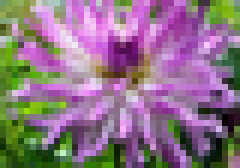
#> input picture Anul III/Semestrul I/CAVA/laborator/Laborator 2+3/Tema 1 Solutie/data/colectie/12.png, 40 x 28 px, given in place of ferrari.jpeg, which was not available (shown 6 times larger)
$ python run_project.py
#> lines starting #> are read from the running program, lines starting #| are printed output that depends on the picture; after the words box and inside, x2 and y2 are one past the last pixel; in counts of white or black regions, pixels touching at a corner belong together; pictures that were not available may be replaced by others from this repository, and a replacement may not be noted
### Anul III/Semestrul I/CAVA/laborator/Laborator 2+3/Tema 1 Solutie/cod/parameters.py
import cv2 as cv


# In aceasta clasa vom stoca detalii legate de algoritm si de imaginea pe care este aplicat.
class Parameters:

    def __init__(self, image_path):
#> called with image_path = './../data/imaginiTest/ferrari.jpeg'
        self.image_path = image_path
        self.image = cv.imread(image_path)
#> self.image is the input picture: shape (28, 40, 3); mean B, G, R 133.7, 115.4, 141.7
        if self.image is None:
            print('%s is not valid' % image_path)
            exit(-1)

        self.image_resized = None
        self.small_images_dir = './../data/colectie/'
        self.image_type = 'png'
        self.num_pieces_horizontal = 100
        self.num_pieces_vertical = None
        self.show_small_images = False
        self.layout = 'caroiaj'
        self.criterion = 'aleator'
        self.hexagon = False
        self.small_images = None

### Anul III/Semestrul I/CAVA/laborator/Laborator 2+3/Tema 1 Solutie/cod/build_mosaic.py
import os
import cv2 as cv
import numpy as np
import matplotlib.pyplot as plt
import pdb

from add_pieces_mosaic import *
from parameters import *


def load_pieces(params: Parameters):
    # citeste toate cele N piese folosite la mozaic din directorul corespunzator
    # toate cele N imagini au aceeasi dimensiune H x W x C, unde:
    # H = inaltime, W = latime, C = nr canale (C=1  gri, C=3 color)
    # functia intoarce pieseMozaic = matrice N x H x W x C in params
    # pieseMoziac[i, :, :, :] reprezinta piesa numarul i

    files=os.listdir(params.small_images_dir)
    images=[]
    for file in files:
        if file[-3:] == params.image_type:
            img=cv.imread(os.path.join(params.small_images_dir,file))
            images.append(img)
    # citeste imaginile din director

    if params.show_small_images:
        for i in range(10):
            for j in range(10):
                plt.subplot(10, 10, i * 10 + j + 1)
                # OpenCV reads images in BGR format, matplotlib reads images in RBG format
                im = images[i * 10 + j].copy()
                # BGR to RGB, swap the channels
                im = im[:, :, [2, 1, 0]]
                plt.imshow(im)
        plt.show()

    params.small_images = np.array(images)


def compute_dimensions(params: Parameters):
    # calculeaza dimensiunile mozaicului
    # obtine si imaginea de referinta redimensionata avand aceleasi dimensiuni
    # ca mozaicul

    # completati codul
    # TODO: sterge
    hs, ws, _ = params.small_images[0].shape
#> hs = 28; ws = 40
    h, w, _ = params.image.shape
#> h = 28; w = 40

    # calculeaza automat numarul de piese pe verticala
    params.num_pieces_vertical=np.int32(np.round(h*params.num_pieces_horizontal*ws)/(hs*w))
#> params.num_pieces_vertical = 80

    # redimensioneaza imaginea
    new_h=hs*params.num_pieces_vertical
#> new_h = 2240
    new_w=ws*params.num_pieces_horizontal
#> new_w = 3200
    params.image_resized=cv.resize(params.image,(new_w,new_h))


def build_mosaic(params: Parameters):
    # incarcam imaginile din care vom forma mozaicul
    load_pieces(params)
    # calculeaza dimensiunea mozaicului
    compute_dimensions(params)

    img_mosaic = None
    if params.layout == 'caroiaj':
        if params.hexagon is True:
            img_mosaic = add_pieces_hexagon(params)
        else:
            img_mosaic = add_pieces_grid(params)
    elif params.layout == 'aleator':
        img_mosaic = add_pieces_random(params)
    else:
        print('Wrong option!')
        exit(-1)

    return img_mosaic

### Anul III/Semestrul I/CAVA/laborator/Laborator 2+3/Tema 1 Solutie/cod/add_pieces_mosaic.py
from parameters import *
import numpy as np
import pdb
import timeit

def get_mask_hexagon(H,W):

#> called with H = 28, W = 40
    ind_start=int(np.floor(W/3))
#> ind_start = 13
    ind_end=int(np.ceil(2*W/3))
#> ind_end = 27
    ind_mj=H//2
#> ind_mj = 14
    mask=np.zeros((H,W,1))

    for i in range(ind_mj):
        for j in range(max(0,ind_start),min(ind_end,W)):
            mask[i,j]=1
            mask[H-i-1,j]=1
        ind_start-=1
        ind_end+=1
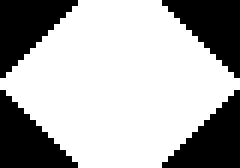
#> mask: shape (28, 40, 1) float64 (shown 6 times larger); values 0 (black) and 1 (white), 67.5% white; 4 black regions, box (x1, y1, x2, y2) and area: (0, 0, 13, 13) 91, (27, 0, 40, 13) 91, (0, 15, 13, 28) 91, (27, 15, 40, 28) 91
#> after the loop, ind_end = 41; ind_start = -1

    return mask
def get_mean_color_small_images(params:Parameters,c):
#> called with c = 3
    N,H,W,C=params.small_images.shape
#> N = 1; H = 28; W = 40
    mean_color_pieces=np.zeros((N,c))
    for i in range(N):
        current_image=params.small_images[i].copy()
        for ch in range(c):
            mean_color_pieces[i,ch]=np.float32(current_image[:,:,ch].mean())
#> after the loop, mean_color_pieces = [[133.7, 115.4, 141.7]]
    return mean_color_pieces
def get_sorted_distances(mean_color_patch,mean_color_pieces):
    dist=np.sum((mean_color_pieces-mean_color_patch)**2,axis=1)
    return np.argsort(dist)
# [68 lines left out: functions add_pieces_grid, add_pieces_random, not called in this run]

def add_pieces_hexagon(params: Parameters):
    start_time = timeit.default_timer()
    N, H, W, C = params.small_images.shape
    h, w, c = params.image_resized.shape
    mask=get_mask_hexagon(H,W)
    mean_color_pieces=get_mean_color_small_images(params,c)
#> mean_color_pieces = [[133.7, 115.4, 141.7]]
    bigger_image=np.zeros((h+2*H,w+2*W,c),np.uint8)
    bigger_image[H:-H,W:-W,:]=params.image_resized.copy()
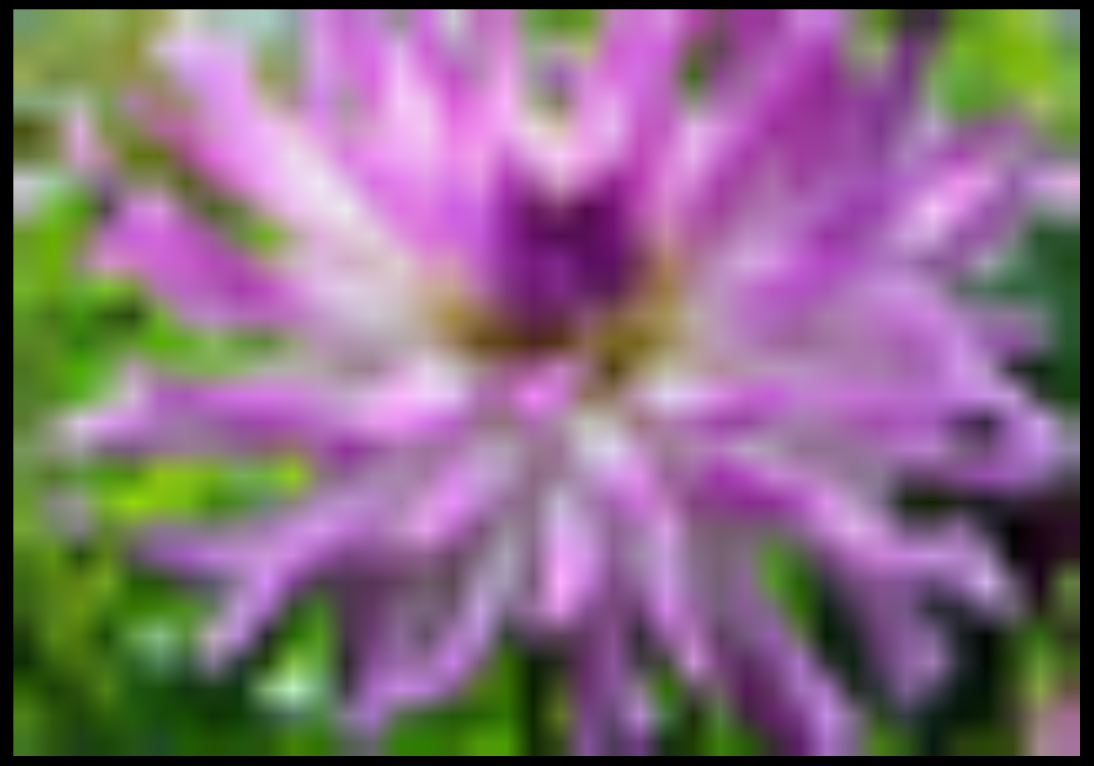
#> bigger_image: shape (2296, 3280, 3) (shown at 1/3 size); mean B, G, R 127.2, 109.7, 134.7
    img_mosaic=np.zeros(bigger_image.shape,np.uint8)
    for i in range(H//2,bigger_image.shape[0]-H,H):
        for j in range(0,bigger_image.shape[1]-W,W+W//3):
            patch=bigger_image[i:i+H,j:j+W,:]
            mean_color_patch=np.mean(patch,axis=(0,1))
            sorted_indices=get_sorted_distances(mean_color_patch,mean_color_pieces)
            index=sorted_indices[0]
            img_mosaic[i:i+H,j:j+W,:]=img_mosaic[i:i+H,j:j+W,:]*(1-mask)+mask*params.small_images[index]
#> this loop made 81 passes
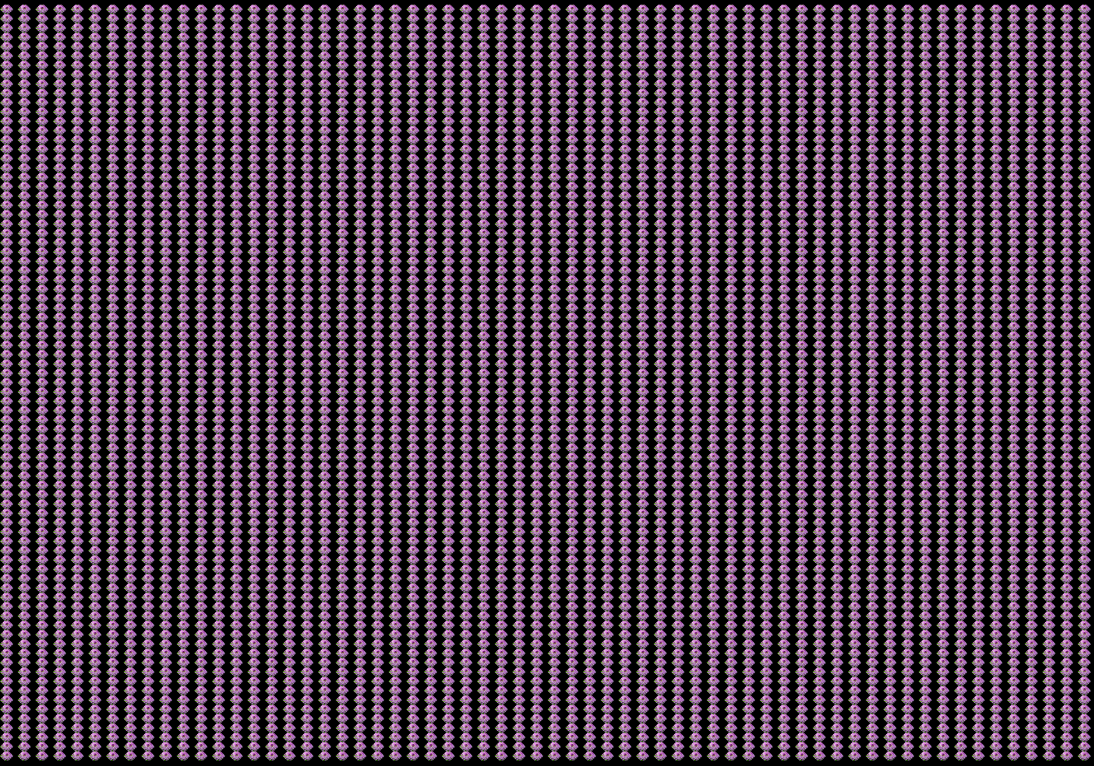
#> img_mosaic: shape (2296, 3280, 3) (shown at 1/3 size); mean B, G, R 77.2, 58.8, 79.1
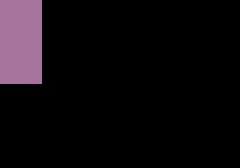
#> patch: shape (28, 40, 3) (shown 6 times larger); mean B, G, R 13.8, 10.1, 14.4
    for i in range(0,bigger_image.shape[0]-H,H):
        for j in range(2*W//3,bigger_image.shape[1]-W-W//3,W+W//3):
            patch = bigger_image[i:i + H, j:j + W, :]
            mean_color_patch = np.mean(patch, axis=(0, 1))
            sorted_indices = get_sorted_distances(mean_color_patch, mean_color_pieces)
            index = sorted_indices[0]
            img_mosaic[i:i + H, j:j + W, :] = img_mosaic[i:i + H, j:j + W, :] * (1 - mask) + mask * params.small_images[index]
#> this loop made 81 passes
#> i on passes 2 to 13: 28, 56, 84, 112, 140, 168, 196, 224, 252, 280, 308, 336
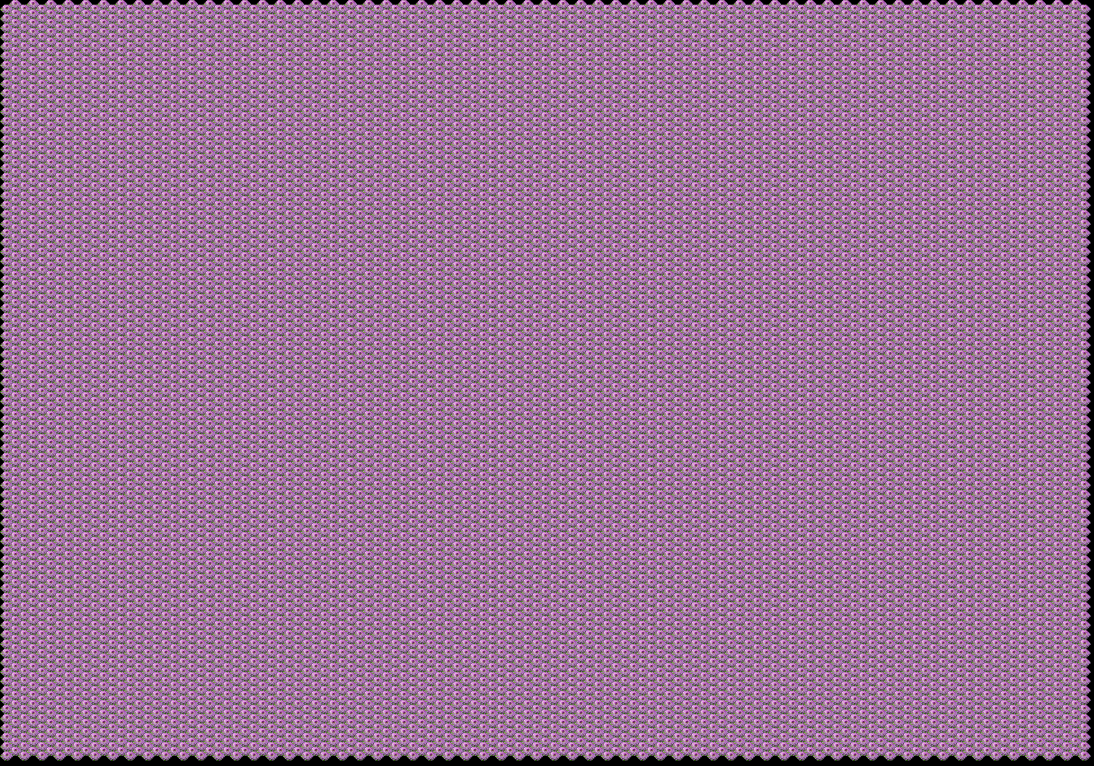
#> img_mosaic: shape (2296, 3280, 3) (shown at 1/3 size); mean B, G, R 150.8, 115.1, 154.6
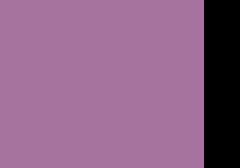
#> patch: shape (28, 40, 3) (shown 6 times larger); mean B, G, R 134.3, 97.8, 140.2

    img_mosaic=img_mosaic[H:-H,W:-W,:]
#> img_mosaic: shape (2240, 3200, 3)

    end_time = timeit.default_timer()
    print('running time:', (end_time - start_time), 's')
    return img_mosaic

### Anul III/Semestrul I/CAVA/laborator/Laborator 2+3/Tema 1 Solutie/cod/run_project.py
"""
    PROIECT MOZAIC
"""

# Parametrii algoritmului sunt definiti in clasa Parameters.
from parameters import *
from build_mosaic import *

# numele imaginii care va fi transformata in mozaic
image_path = './../data/imaginiTest/ferrari.jpeg'
params = Parameters(image_path)

# directorul cu imagini folosite pentru realizarea mozaicului
params.small_images_dir = './../data/colectie/'
#params.small_images_dir = './../data/set1'
# tipul imaginilor din director
params.image_type = 'png'
# numarul de piese ale mozaicului pe orizontala
# pe verticala vor fi calcultate dinamic a.i sa se pastreze raportul
params.num_pieces_horizontal = 80
# afiseaza piesele de mozaic dupa citirea lor
params.show_small_images = False
# modul de aranjarea a pieselor mozaicului
# optiuni: 'aleator', 'caroiaj'
params.layout = 'caroiaj'
# criteriul dupa care se realizeaza mozaicul
# optiuni: 'aleator', 'distantaCuloareMedie'
params.criterion = 'distantaCuloareMedie'
# daca params.layout == 'caroiaj', sa se foloseasca piese hexagonale
params.hexagon = True
img_mosaic = build_mosaic(params)
img_mosaic=cv.resize(img_mosaic,(1000,657))
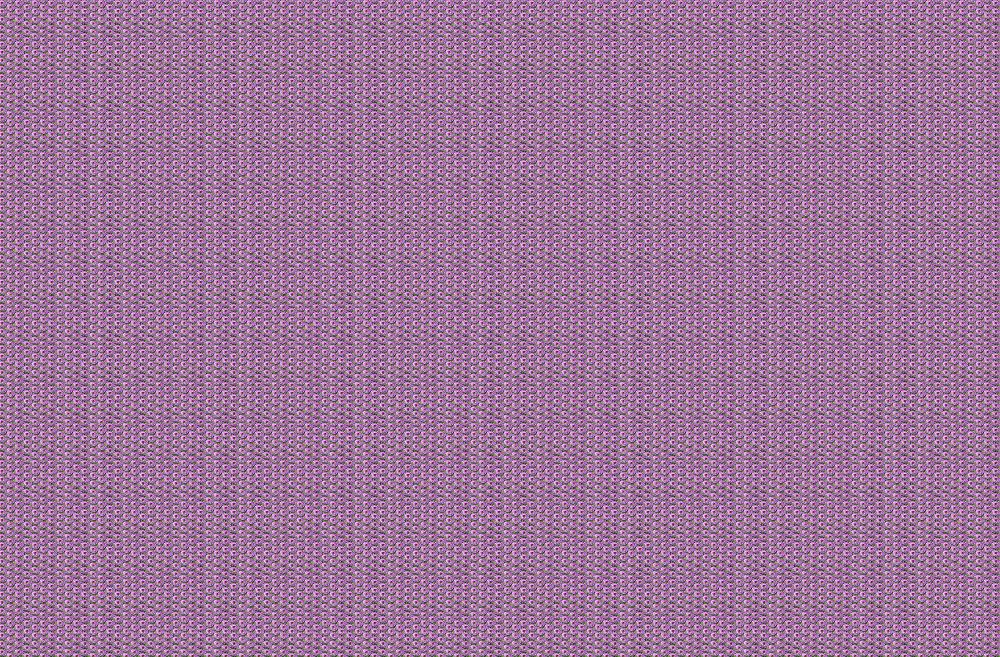
#> img_mosaic: shape (657, 1000, 3); mean B, G, R 153.4, 117.1, 157.3
cv.imshow('image', img_mosaic)
cv.waitKey(0)
cv.imwrite('test.png', img_mosaic)
#cv.imwrite('mozaic.png', img_mosaic)

$ run again, on Anul III/Semestrul I/CAVA/laborator/Laborator 4+5/Tema 2/data/lac.jpg
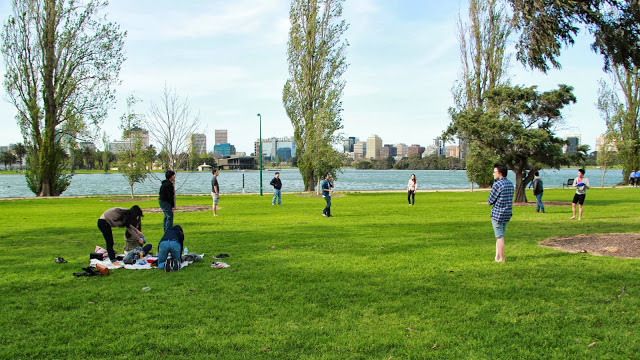
#> input picture Anul III/Semestrul I/CAVA/laborator/Laborator 4+5/Tema 2/data/lac.jpg, 640 x 360 px, given in place of ferrari.jpeg, which was not available
#> in __init__, self.image is the input picture: shape (360, 640, 3); mean B, G, R 108.5, 155.5, 133.1
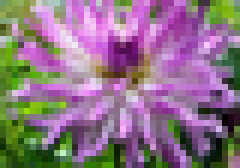
#> input picture Anul III/Semestrul I/CAVA/laborator/Laborator 2+3/Tema 1 Solutie/data/colectie/12.png, 40 x 28 px (shown 6 times larger)
#> in load_pieces, img is the input picture: shape (28, 40, 3); mean B, G, R 133.7, 115.4, 141.7
#> after the loop in get_mean_color_small_images, `for i in range(N):`: mean_color_pieces = [[133.7, 115.4, 141.7]]
#> the loop in add_pieces_hexagon, `for i in range(H//2,bigger_image.shape[0]-H,H):` made 65 passes
#> the loop in add_pieces_hexagon, `for i in range(0,bigger_image.shape[0]-H,H):` made 65 passes
#> i on passes 2 to 9: 28, 56, 84, 112, 140, 168, 196, 224
#> `img_mosaic=cv.resize(img_mosaic,(1000,657))`:
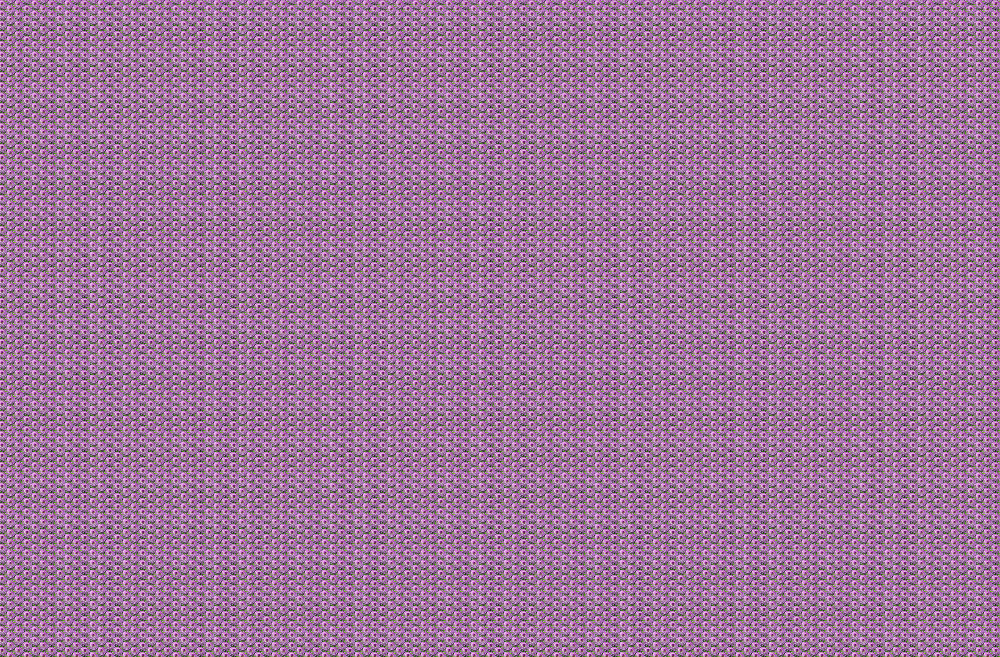
#> img_mosaic: shape (657, 1000, 3); mean B, G, R 153.4, 117.1, 157.3

$ run again, on Anul III/Semestrul I/CAVA/laborator/Laborator 4+5/Tema 2/data/praga.jpg
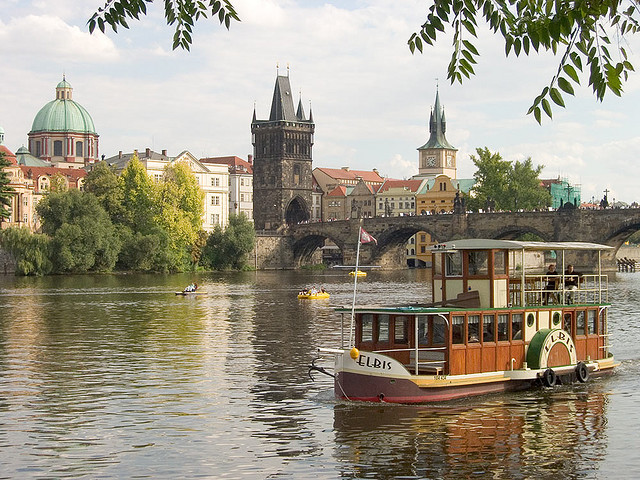
#> input picture Anul III/Semestrul I/CAVA/laborator/Laborator 4+5/Tema 2/data/praga.jpg, 640 x 480 px, given in place of ferrari.jpeg, which was not available
#> in __init__, self.image is the input picture: shape (480, 640, 3); mean B, G, R 132.7, 149.6, 156.6
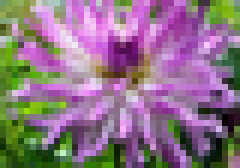
#> input picture Anul III/Semestrul I/CAVA/laborator/Laborator 2+3/Tema 1 Solutie/data/colectie/12.png, 40 x 28 px (shown 6 times larger)
#> in load_pieces, img is the input picture: shape (28, 40, 3); mean B, G, R 133.7, 115.4, 141.7
#> after the loop in get_mean_color_small_images, `for i in range(N):`: mean_color_pieces = [[133.7, 115.4, 141.7]]
#> the loop in add_pieces_hexagon, `for i in range(H//2,bigger_image.shape[0]-H,H):` made 86 passes
#> the loop in add_pieces_hexagon, `for i in range(0,bigger_image.shape[0]-H,H):` made 86 passes
#> i on passes 2 to 9: 28, 56, 84, 112, 140, 168, 196, 224
#> `img_mosaic=cv.resize(img_mosaic,(1000,657))`:
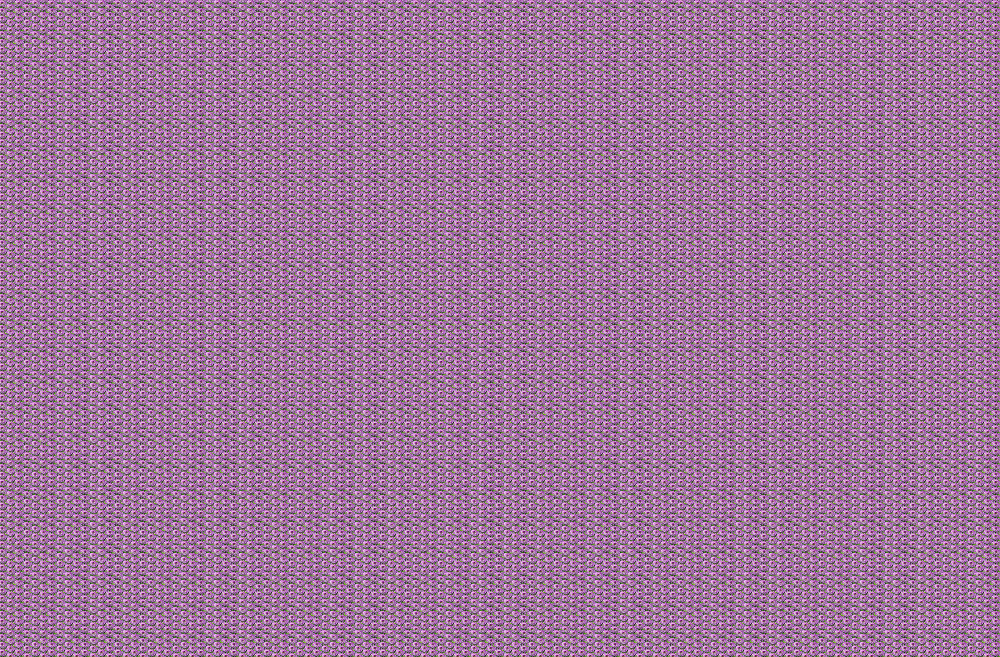
#> img_mosaic: shape (657, 1000, 3); mean B, G, R 153.4, 117.1, 157.3
